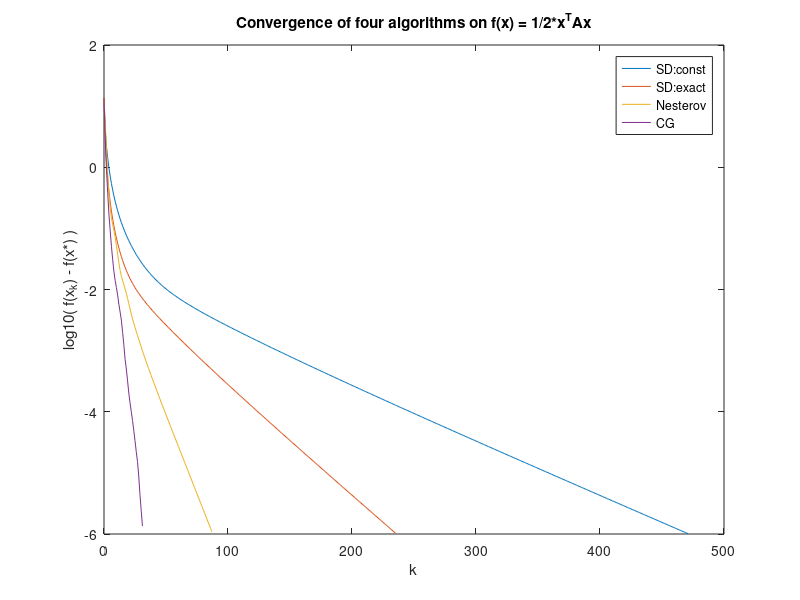
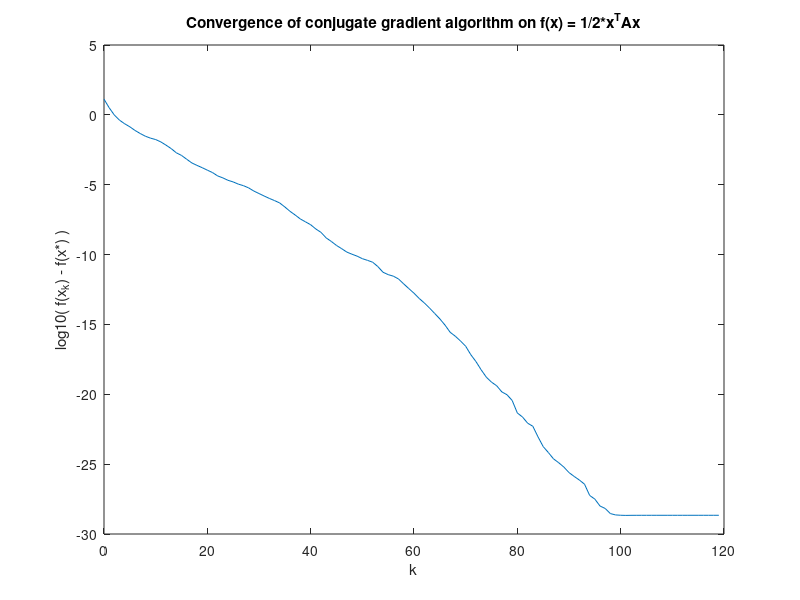

Source code (MATLAB) for these figures, in order:
epsilon = 1e-6;
dim = 100;
globalMinimum = 0;
x_star = zeros(dim, 1);
count_sd = 0;
count_sde = 0;
count_nest = 0;
count_cg = 0;
for i = 1 : 10
	mu=0.01; L=1; kappa=L/mu; n = 100;
	A = randn(n,n); [Q,R]=qr(A);
	D=rand(n,1); D=10.^D; Dmin=min(D); Dmax=max(D);
	D=(D-Dmin)/(Dmax-Dmin);
	D=mu+D*(L-mu);
	A=Q'*diag(D)*Q;
	clear mu; clear L; clear kappa; clear n;
	clear D; clear Dmin;clear Dmax;clear Q;

 	lambda = eig(A);
	L = max(lambda);
	m = min(lambda);
	x0 = randn(dim, 1);
	x_sd(:,:) = x0; x_sde(:,:) = x0; x_nest(:,:) = x0; x_cg(:,:) = x0;
	if 10 == i
		error_sd = []; error_sde = []; error_nest = []; error_cg = [];
		iter_sd = 0; iter_sde = 0; iter_nest = 0; iter_cg = 0;
	end
	% steepest descent
	while (0.5 * x_sd' * A * x_sd - globalMinimum) > epsilon
		if 10 == i
			error_sd(iter_sd + 1, 1) = log10(0.5 * x_sd' * A * x_sd - globalMinimum);
			iter_sd = iter_sd + 1;
		end
		x_sd = x_sd - 1/L * A * x_sd;
		count_sd = count_sd + 1;
	end
	% steepest descent with line search
	while (0.5 * x_sde' * A * x_sde - globalMinimum) > epsilon
		if 10 == i
			error_sde(iter_sde + 1, 1) = log10(0.5 * x_sde' * A * x_sde - globalMinimum);
			iter_sde = iter_sde + 1;
		end
		d = -A * x_sde;
		alpha = -x_sde' * A * d / ( d' * A * d );
		x_sde = x_sde + alpha * d;
		count_sde = count_sde + 1;
	end
	clear d; clear alpha;
	% Nesterov algorithm
	alpha = 1 / L;
	beta = ( sqrt(L) - sqrt(m) ) / ( sqrt(L) + sqrt(m) );
	x_prev(:,:) = x_nest;
	while (0.5 * x_nest' * A * x_nest - globalMinimum) > epsilon
		if 10 == i
			error_nest(iter_nest + 1, 1) = log10(0.5 * x_nest' * A * x_nest - globalMinimum);
			iter_nest = iter_nest + 1;
		end
		x_temp(:,:) = x_nest;
		x_nest = x_nest - alpha * A * ( x_nest + beta * x_nest - x_prev ) + beta * ( x_nest - x_prev );
		x_prev(:,:) = x_temp;
		count_nest = count_nest + 1;
	end
 	clear alpha; clear beta; clear x_temp; clear x_prev;
	% conjugate gradient
	r = A * x_cg;
	p = -r;
	k = 0;
	while (0.5 * x_cg' * A * x_cg - globalMinimum) > epsilon
		if 10 == i
			error_cg(iter_cg + 1, 1) = log10(0.5 * x_cg' * A * x_cg - globalMinimum);
			iter_cg = iter_cg + 1;
		end
		alpha = r' * r / (p' * A * p);
		x_cg = x_cg + alpha * p;
		r_next = r + alpha * A * p;
		beta = r_next' * r_next / ( r' * r );
		p = -r_next + beta * p;
		r = r_next;
		count_cg = count_cg + 1;
	end
	clear r; clear r_next; clear p; clear k; clear alpha; clear beta;
end 

av_sd = count_sd / 10.;
av_sde = count_sde / 10.;
av_nest = count_nest / 10.;
av_cg = count_cg / 10.;

fprintf(1, ' steepest descent - fixed steps : %7.1f\n', av_sd);
fprintf(1, ' steepest descent - exact steps : %7.1f\n', av_sde);
fprintf(1, ' Nesterov                       : %7.1f\n', av_nest);
fprintf(1, ' conjugate gradient             : %7.1f\n', av_cg);
% Generate convergence plot
figure(1);
plot(linspace(0, iter_sd-1, iter_sd), error_sd, linspace(0, iter_sde-1, iter_sde), error_sde, linspace(0, iter_nest-1, iter_nest), error_nest, linspace(0, iter_cg-1, iter_cg), error_cg);
xlabel('k');
ylabel('log10( f(x_k) - f(x*) )');
title('Convergence of four algorithms on f(x) = 1/2*x^TAx');
legend ('SD:const', 'SD:exact', 'Nesterov', 'CG');

x_cg = randn(dim, 1);
r = A * x_cg;
p = -r;
k = 0;
iter_cg_new = 0;
error_cg_new = [];
while iter_cg_new < 120
	error_cg_new(iter_cg_new + 1, 1) = log10(0.5 * x_cg' * A * x_cg - globalMinimum);
	iter_cg_new = iter_cg_new + 1;
	alpha = r' * r / (p' * A * p);
	x_cg = x_cg + alpha * p;
	r_next = r + alpha * A * p;
	beta = r_next' * r_next / ( r' * r );
	p = -r_next + beta * p;
	r = r_next;
end

figure(2);
plot(linspace(0, iter_cg_new - 1, iter_cg_new), error_cg_new);
xlabel('k');
ylabel('log10( f(x_k) - f(x*) )');
title('Convergence of conjugate gradient algorithm on f(x) = 1/2*x^TAx');
clear all;
